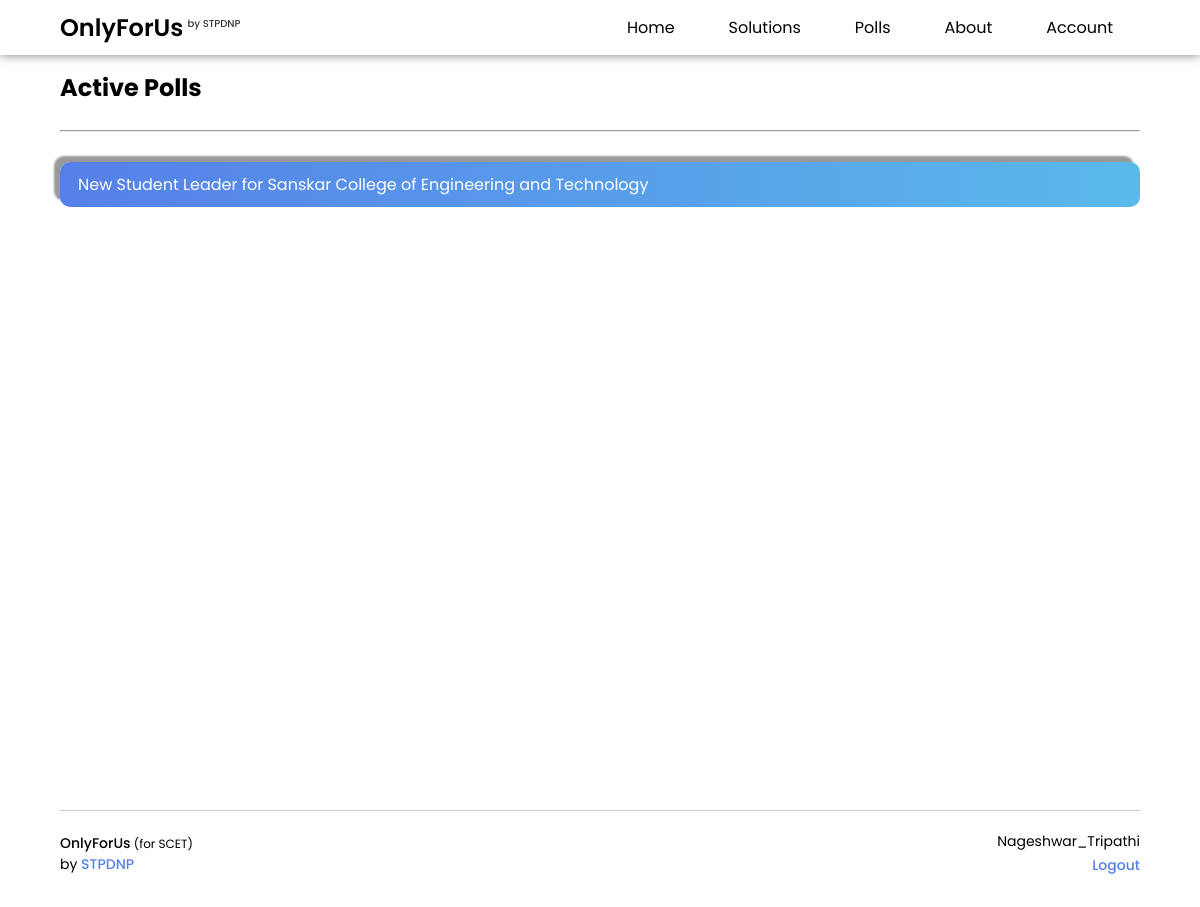
Page /polls/ (signed in) on the earlier database version.
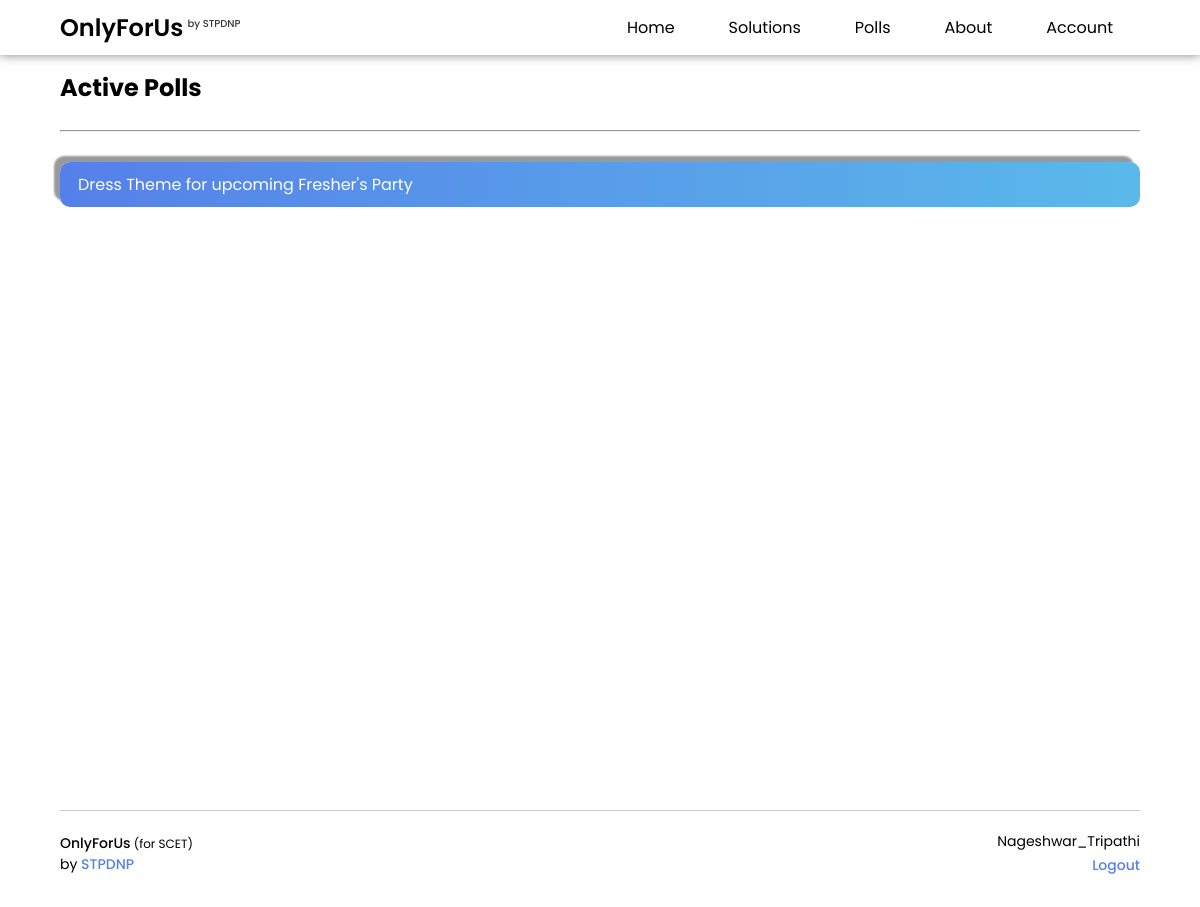
Same page on the later database version.
### main/models.py (models this page shows, shortened)
class Polls(models.Model):
	poll_topic = models.CharField(max_length=500)
	option_1 = models.CharField(max_length=500)
	option_2 = models.CharField(max_length=500)
	option_3 = models.CharField(max_length=500, blank=True)
	option_4 = models.CharField(max_length=500, blank=True)
	submitted = models.CharField(max_length=500)
	leading_option = models.CharField(max_length=500, blank=True)
	datetime = models.DateTimeField()
	end_datetime = models.DateTimeField()
	author = models.CharField(max_length=255) # from admin data model
	active = models.BooleanField(default=True)

class Students(models.Model):
	username = models.CharField(max_length=255, unique=True)
	fullname = models.CharField(max_length=255)
	email = models.EmailField(max_length=500, unique=True)
	gender = models.CharField(max_length=10, default="Male")
	admission_no = models.CharField(max_length=20, unique=True)
	course = models.CharField(max_length=255)
	datetime = models.DateTimeField()
	password = models.CharField(max_length=255)
	course_year = models.CharField(max_length=255)
	admin = models.BooleanField(default=False)

### main/views.py (the view)
# urls.py: path('polls/', views.polls),
def polls(request):
	if request.session.has_key('username'):
		username = request.session['username']
		submitted_by_user = []
		all_submitted_polls = PollSubmitted.objects.all()
		for polls in all_submitted_polls:
			if polls.username == Students.objects.get(username=username):
				submitted_by_user.append(int(polls.poll_id))
		available_polls = []
		all_polls = Polls.objects.order_by('-datetime')
		for polls in all_polls:
			if polls.id not in submitted_by_user and polls.active:
				available_polls.append(polls)
		no_of_polls = len(available_polls)
		data = {
			'username': username,
			'all_polls': available_polls,
			'no_of_polls': no_of_polls,
		}
		return render(request, 'main/polls.html', data)
	else:
		return redirect('/login/')

### main/templates/main/polls.html (shortened to what this page needs)
{% extends 'main/base.html' %}
{% load static %}
{% block body %}
    {% include 'main/navbar.html' %}<br><br>
    <section class="container">
        <h1>Active Polls</h1>
        <br><hr>
        <div class="polls-container">
            <ul class="polls-list">
                {% for poll in all_polls %}
                <a href="/poll-voting/{{poll.id}}/{{poll.poll_topic}}/">
                <li ><a href="/poll-voting/{{poll.id}}/{{poll.poll_topic}}/" class="polls-list-item">{{poll.poll_topic}}</a></li>
                </a>
                {% endfor %}
            </ul>
        </div>
    </section>
    {% include 'main/footer.html' %}
{% endblock %}

### main/templates/main/base.html (shortened to what this page needs)
<!DOCTYPE html>
<html lang="en" dir="ltr">
    <head>
        <link rel="stylesheet" href="https://maxst.icons8.com/vue-static/landings/line-awesome/line-awesome/1.3.0/css/line-awesome.min.css">
    </head>
    <body>
        {% block body %}
        {% endblock %}
    </body>
</html>

### main/templates/main/navbar.html (shortened to what this page needs)
{% load static %}
<nav>
	<div class="nav-bar">
		<div class="logo-section">
			<a href="/home/">
			<h1 class="nav-logo">OnlyForUs<sup>by STPDNP</sup></h1>
			</a>
		</div>
		<div class="menu-section">
			<ul class="nav-menu">
				<li><a href="/home/" class="nav-item" title="Home">Home</a></li>
				<li><a href="/choose-semester/" class="nav-item" title="Tutorial Solutions">Solutions</a></li>
				<li><a href="/polls/" class="nav-item" title="Voting Polls">Polls</a></li>
				<li><a href="/about/" class="nav-item" title="About OnlyForUs">About</a></li>
				<li><a href="/my-account/" class="nav-item" title="My Account">Account</a></li>
			</ul>
		</div>
	</div>
</nav>

### main/templates/main/footer.html (shortened to what this page needs)
<footer>
	<div class="foot-bar">
		<div class="left-foot-section">
			<p class="branding"><b>OnlyForUs</b> (for SCET)</p>
			<p class="promotion-bar">by <a href="http://stpdnp.atwebpages.com" target="_blank">STPDNP</a></p>
		</div>
		<div class="right-foot-section">
			<p class="current-user">{{username}}</p>
			<a href="/logout/" class="logout-btn">Logout</a>
		</div>
	</div>
</footer>

### main/templates/main/navbar.html (style rules this page uses)
nav { width: 100%; padding: 10px 0px; background: gray; box-shadow: 0px 0px 10px rgba(0,0,0,0.5); background: rgba(255,255,255,0.2); z-index: 1000; position: fixed; top: 0; backdrop-filter: blur(10px); }
.nav-bar { margin: auto; width: 90%; display: flex; justify-content: space-between; align-items: center; }
.logo-section { width: 100%; }
.logo-section a { text-decoration: none; }
.nav-logo { font-size: 24px; font-weight: 600; text-decoration: none; color: black; }
.nav-logo sup { font-size: 10px; font-weight: 500; margin-left: 4px; color: rgba(0,0,0,0.8); }
.menu-section { width: 100%; }
.nav-menu { width: 100%; display: flex; list-style: none; align-items: center; justify-content: space-around; }
.nav-item { text-decoration: none; color: black; font-size: 16px; font-weight: 400; transition: 0.8s ease-in-out; border-bottom: 1px solid transparent; border-top: 1px solid transparent; }

### main/templates/main/footer.html (style rules this page uses)
footer { margin-top: 10px; width: 100%; padding: 10px 0px; }
.foot-bar { border-top: 1px solid rgba(0,0,0,0.2); width: 90%; margin: auto; display: flex; justify-content: space-between; align-items: center; padding: 20px 0px; }
.left-foot-section { float: left; text-align: left; }
.right-foot-section { float: right; text-align: right; }
.branding { font-size: 12px; font-weight: 400; }
.branding b { font-weight: 500; font-size: 14px; }
.promotion-bar, .current-user { font-size: 14px; }
.promotion-bar a, .logout-btn { font-size: 14px; text-decoration: none; font-weight: 500; color: #5680E9; }

### main/templates/main/polls.html (style rules this page uses)
.container { width: 90%; min-height: 90vh; margin: auto; margin-top: 20px; }
.polls-container { padding: 20px 0px; margin-top: 10px; }
.polls-list { list-style: none; }
.polls-list-item { margin-bottom: 14px; padding: 10px 18px; background: linear-gradient(to left, #5ab9ea, #5680E9); display: block; border-radius: 10px; transition: .3s ease-in; box-shadow: -6px -6px 2px rgba(0,0,0,0.4); color: white; font-size: 16px; text-decoration: none; }

### main/templates/main/base.html (style rules this page uses)
* { margin: 0; padding: 0; box-sizing: border-box; }
html { scroll-behavior: smooth; }
body { font-family: 'Poppins'; font-weight: 400; }

Differences in the rows shown:
removed Polls: poll_topic "New Student Leader for Sanskar College of Engineering and Technology"
added Polls: poll_topic "Dress Theme for upcoming Fresher's Party"
